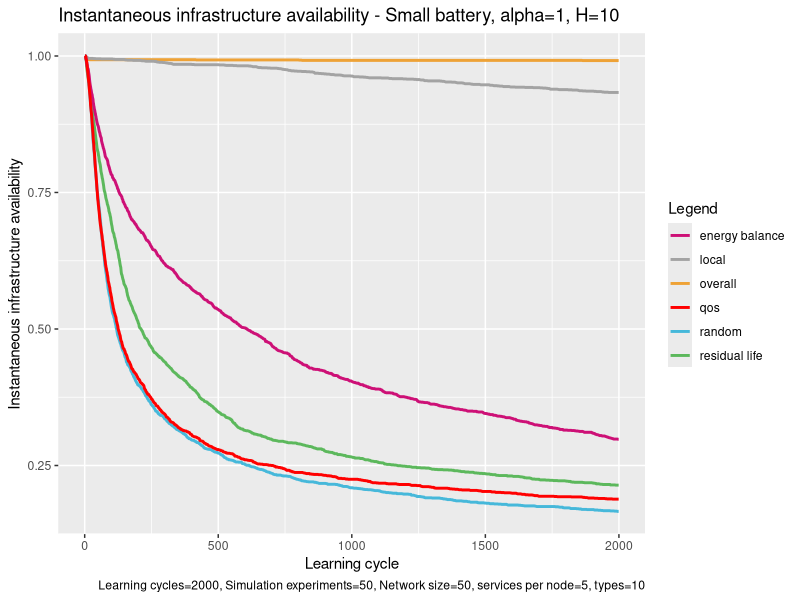

Write the R code that produced this figure.
# execute all lines: ctrl + shift + enter

library(ggplot2)

# set working directory here
setwd(dirname(rstudioapi::getSourceEditorContext()$path))

overall <- read.table("exp_assembly_overall_energy_template.txt", 
                      header = F,
                      sep = " ",
                      col.names= c("overallx", "overally")
)

random <- read.table("exp_assembly_random.txt", 
                     header = F,
                     sep = " ",
                     col.names= c("randomx", "randomy")
)

res <- read.table("exp_assembly_residual_life_template.txt", 
                  header = F,
                  sep = " ",
                  col.names= c("resx","resy")
)

local <- read.table("exp_assembly_local_energy_template.txt", 
                    header = F,
                    sep = " ",
                    col.names= c("locx","locy")
)

learning <- read.table("exp_assembly_energyAware.txt", 
                          header = F,
                          sep = " ",
                          col.names= c("enx","eny")
)

qos <- read.table("exp_assembly_QoS.txt", 
                       header = F,
                       sep = " ",
                       col.names= c("qosx","qosy")
)


overall_x <- overall$overallx
overall_y <- overall$overally

random_y <- random$randomy
res_y <- res$resy
local_y <- local$locy
energyAware_y <- learning$eny
qos_y <- qos$qosy

head(overall)

colors <- c("overall" = "#EEA236", "residual life" = "#5CB85C", "random" = "#46B8DA", "local"="gray64", "energy balance"="deeppink3", "qos"="#FF0000")

ggplot(data=local, aes(x=overall_x, col = group)) + 
  
  geom_line(aes(y = overall_y, color = "overall"), size = 1) +
  geom_line(aes(y = res_y, color = "residual life"), size = 1) +
  geom_line(aes(y = random_y, color = "random"), size = 1) +
  geom_line(aes(y = local_y, color = "local"), size = 1) +
  geom_line(aes(y = energyAware_y, color = "energy balance"), size = 1) +
  geom_line(aes(y = qos_y, color = "qos"), size = 1) +
  
  labs(x = "Learning cycle",
       y = "Instantaneous infrastructure availability",
       color = "Legend",
       title = "Instantaneous infrastructure availability - Small battery, alpha=1, H=10", 
       caption = "Learning cycles=2000, Simulation experiments=50, Network size=50, services per node=5, types=10") +
  
  scale_color_manual(values = colors)
